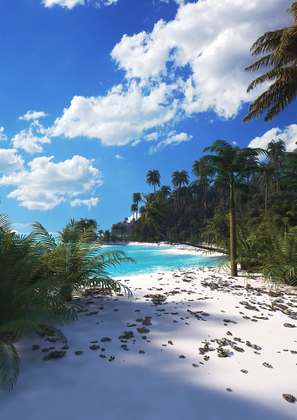
%> input picture color space and slice/scene.ppm, 297 x 420 px, shrunk from 900 x 1272 before the run
$ octave extra_HSI.m   (GNU Octave 9; MATLAB toolbox functions it lacks are replaced by stand-ins)
%> lines starting %> are read from the running program, lines starting %| are printed output that depends on the picture
image = double(imread('scene.ppm'));
[X,Y,Z] = size(image);
%> X = 420; Y = 297; Z = 3
normaled_image = image/255;
R = normaled_image(:,:,1);
G = normaled_image(:,:,2);
B = normaled_image(:,:,3);
I = (R+B+G)/3;
theta = acos(0.5*(R*2-G-B)./((R-G).^2+(R-B).*(G-B)).^0.5)/(pi)*180;
H = (B>G).*(360-theta)+(B<=G).*theta;
S = 1-3*min(normaled_image,[],3)./(R+G+B);
th_h = 30;
th_s = 0.2;
th_i = 0.3;
H = floor((H+th_h/2)/th_h)*th_h;
H = mod(H,360);
S = floor(S/th_s)*th_s;
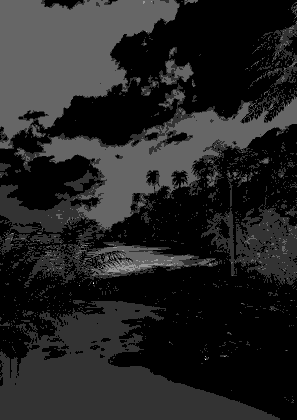
%> S: size 420x297 double; min 0, max 1, mean 0.14
% S = ones(X,Y);
I = ceil(I/th_i)*th_i;
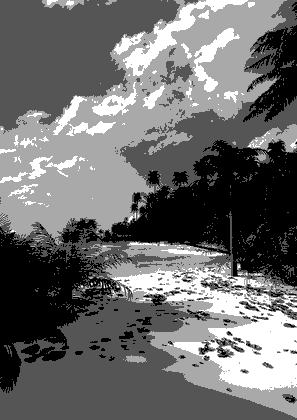
%> I: size 420x297 double; min 0.3, max 1.2, mean 0.684; drawn with min black and max white
for i = 1:X
    for j = 1:Y
        if H(i,j)<120
            R(i,j) = I(i,j)*(1+S(i,j)*cos(H(i,j))/cos(60-H(i,j)));
            B(i,j) = I(i,j)*(1-S(i,j));
            G(i,j) = 3*I(i,j)-(R(i,j)+B(i,j));
        elseif H(i,j)<240
            H(i,j) = H(i,j)-120;
            G(i,j) = I(i,j)*(1+S(i,j)*cos(H(i,j))/cos(60-H(i,j)));
            R(i,j) = I(i,j)*(1-S(i,j));
            B(i,j) = 3*I(i,j)-(R(i,j)+B(i,j));
        else
            H(i,j) = H(i,j)-240;
            B(i,j) = I(i,j)*(1+S(i,j)*cos(H(i,j))/cos(60-H(i,j)));
            G(i,j) = I(i,j)*(1-S(i,j));
            R(i,j) = 3*I(i,j)-(R(i,j)+B(i,j));
        end
    end
end
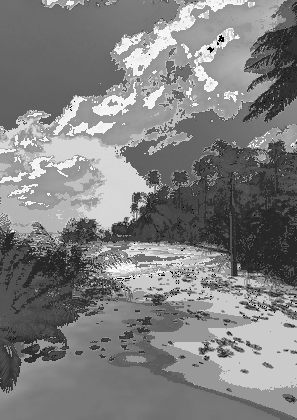
%> B: size 420x297 double; 0.18% of the values are NaN or infinite; the others: min 0, max 1.51, mean 0.761; drawn with min black, max white, NaN and infinite black
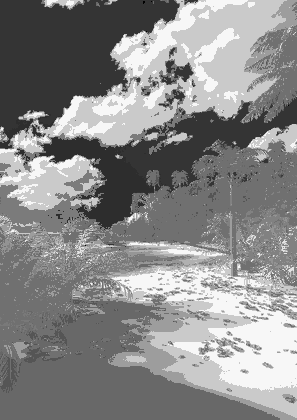
%> G: size 420x297 double; min -0.446, max 1.25, mean 0.467; drawn with min black and max white
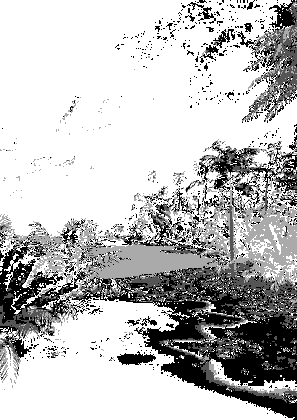
%> H: size 420x297 double; 0.18% of the values are NaN or infinite; the others: min 0, max 90, mean 67.36; drawn with min black, max white, NaN and infinite black
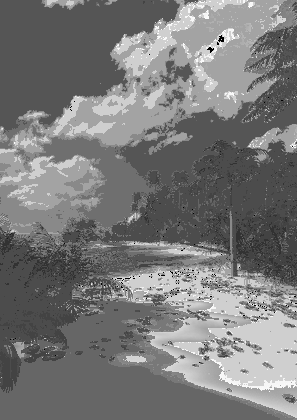
%> R: size 420x297 double; 0.18% of the values are NaN or infinite; the others: min -0.223, max 1.53, mean 0.611; drawn with min black, max white, NaN and infinite black
image(:,:,1) = R*255;
%> image: size 420x297x3 double; 0.06% of the values are NaN or infinite; the others: min -56.83, max 389, mean 151.6
image(:,:,2) = G*255;
%> image: size 420x297x3 double; 0.06% of the values are NaN or infinite; the others: min -113.7, max 389, mean 145.7
image(:,:,3) = B*255;
%> image: size 420x297x3 double; 0.12% of the values are NaN or infinite; the others: min -113.7, max 389, mean 156.3
imshow(uint8(image))
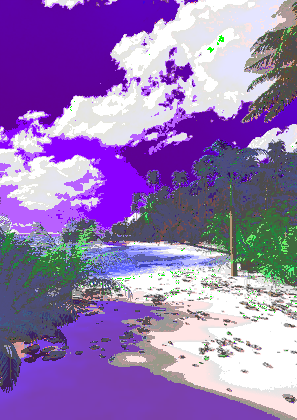
%> displayed picture: size 420x297x3, on the screen's scale of 0 to 255; mean R, G, B 148.3, 118.7, 180.9
